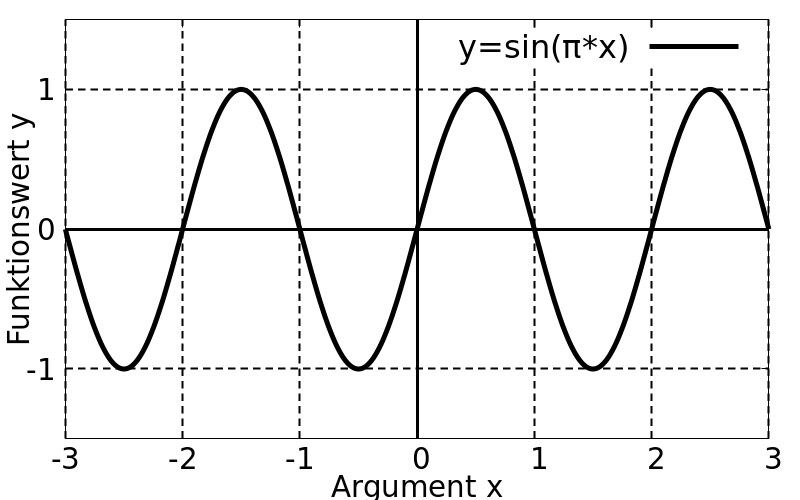

Here is the gnuplot script that generated this plot:
load "template/function-plot.gnuplot"

set xrange [-3:3]
set yrange [-1.5:1.5]

set xtics 1
set ytics 1

plot sin(pi*x) lc 0 lw 5 title "y=sin(π*x)"
